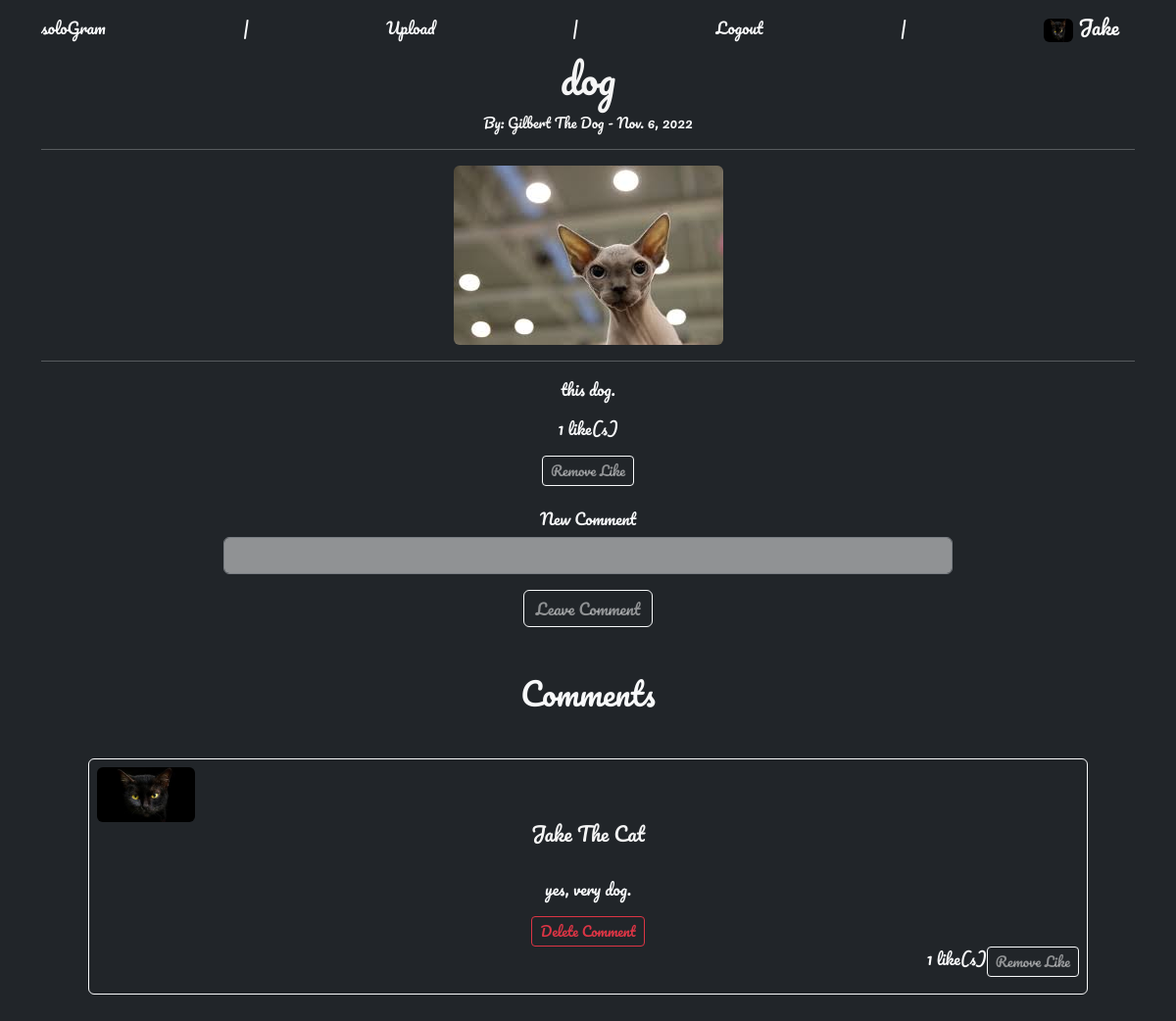
Page /post/4 (signed in) on the committed database.
### theFeed/models.py (models this page shows, shortened)
class Profile(models.Model):
    user = models.OneToOneField(User, null=True, on_delete=models.CASCADE, related_name='profile')
    about_me = models.TextField(null=True)
    profile_pic = models.ImageField(null=True, blank=False, upload_to='images/', default='static\img\missing_avatar.png')
    created_at = models.DateTimeField(auto_now_add=True)
    updated_at = models.DateTimeField(auto_now=True)

class Post(models.Model):
    title = models.CharField(max_length=256, null=False, blank=False)
    album = models.ForeignKey(Album, null=True, on_delete=models.SET_NULL, related_name='posts')
    description = models.TextField()
    file = models.ImageField(null=True, blank=False, upload_to='images/')
    author = models.ForeignKey(User, on_delete=models.CASCADE, related_name='post')
    likes = models.ManyToManyField(User, related_name='post_likes')
    posted_on = models.DateField(auto_now_add=True)
    created_at = models.DateTimeField(auto_now_add=True)
    updated_at = models.DateTimeField(auto_now=True)
    class Meta:
        ordering = ('-created_at',)
    def likes_count(self):
        return self.likes.count()

class Comment(models.Model):
    post = models.ForeignKey(Post, on_delete=models.CASCADE, related_name='comments')
    author = models.ForeignKey(User, on_delete=models.CASCADE, related_name='comment')
    body = models.TextField()
    likes = models. ManyToManyField(User, related_name='comment_likes')
    posted_on = models.DateField(auto_now_add=True)
    created_at = models.DateTimeField(auto_now_add=True)
    updated_at = models.DateTimeField(auto_now=True)
    def likes_count(self):
        return self.likes.count()

### theFeed/views.py (the view)
# urls.py: path('post/<pk>', PostDetailView.as_view(), name='post-details'),
class PostDetailView(DetailView, CreateView):
    model = Post
    form_class = CommentForm
    template_name = 'post_details.html'

### theFeed/forms.py
class CommentForm(forms.ModelForm):
    class Meta:
        model = Comment
        fields = ('body', 'author', 'post')
        widgets = {
            'body': forms.TextInput(attrs=({'class': 'form-control', 'style': 'opacity: .5; max-width: 66.6%; margin: auto;'})),
            'author': forms.TextInput(attrs=({'class': 'form-control','value': '', 'id': 'user', 'type': 'hidden'})),
            'post': forms.TextInput(attrs=({'class': 'form-control','value': '', 'id': 'postcomment', 'type': 'hidden'})),
        }
        labels = {
            'body': ''
        }

### theFeed/Templates/post_details.html (shortened to what this page needs)
{% extends 'base.html' %}
{% block content %}
{% if user.is_authenticated %}
    <h1 style="animation: pulse 5s infinite alternate; font-family: 'Pacifico'; text-decoration: none; color: whitesmoke;">{{ post.title }}</h1>
    <small>By: <a href="{% url 'profile' post.author.id %}" style="animation: flicker 2.3s infinite alternate; font-family: 'Pacifico'; text-decoration: none; color: whitesmoke;">{{ post.author.first_name }} {{ post.author.last_name }}</a> - {{ post.posted_on }}
    </small> <hr>
    <img style="max-width:100%;" class="rounded" src="{{ post.file.url }}" alt="post image"> <hr>
    <p>{{ post.description|safe }}</p>
    <p>{{ post.likes_count }} like(s)</p>
    <div class="d-flex justify-content-center">
        {% if request.user in post.likes.all %}
        <form action="{% url 'like_remove' post.pk %}" method="POST">
            <button class="btn btn-outline-light text-white-50 btn-sm" type="submit" name="post_id" value="{{ post.id }}">Remove Like</button>
        </form>
            {% else %}
        <form action="{% url 'like' post.pk %}" method="POST">
            {% csrf_token %}
            <button class="btn btn-outline-light text-white-50 btn-sm" type="submit" name="post_id" value="{{ post.id }}">Like</button>
            </form>
            {% endif %}
    </div>
    <br>
    <h6>New Comment</h6>
    <div class="">
        <div class="form-group">
            <form method="POST" enctype="multipart/form-data">
                {{ form.as_p }}
                <button class="btn btn-outline-light text-white-50">Leave Comment</button>
            </form>
        </div>
    </div><br><br>
    <h2 style="animation: redflicker 2.3s infinite alternate; font-family: 'Pacifico';">Comments</h2>
    {% for comment in post.comments.all %}
    <div class="d-flex flex-column media border border-light m-5 p-2 rounded">
        {% if user.profile %}
        <a href="{% url 'profile' comment.author.id %}"><img class="d-flex align-self-start mr-3 rounded" src="{{ MEDIA_URL }}{{ comment.author.profile.profile_pic.url }}" alt="profile picture" style="width: 100px; height: auto;"></a>
        {% endif %}
        <div class="d-flex flex-fill flex-column text-center media-body">
            <a  style="animation: pulse 2.3s infinite alternate; font-family: 'Pacifico'; text-decoration: none; color: whitesmoke;" href="{% url 'profile' comment.author.id %}"><h5 class="mt-0">{{ comment.author.first_name }} {{ comment.author.last_name }}</h5></a><br>
            <p>{{ comment.body }}</p>
            {% if request.user.id == comment.author.id %}
            <form action="{% url 'remove_comment' comment.pk %}" method="POST">
                <button class="btn btn-outline-danger btn-sm" type="submit" name="comment_id" value="{{ comment.id }}">Delete Comment</button>
            </form>
            {% endif %}
        </div>
        <div class="d-flex justify-content-end">
            <p>{{ comment.likes_count }} like(s)</p>
            {% if request.user in comment.likes.all %}
            <form action="{% url 'comment_like_remove' comment.pk %}" method="POST">
                <button class="btn btn-outline-light btn-sm text-white-50" type="submit" name="comment_id" value="{{ comment.id }}">Remove Like</button>
            </form>
            {% else %}
            <form class="d-flex justify-content-end" action="{% url 'comment_like' comment.pk %}" method="POST">
                {% csrf_token %}
                <button class="btn btn-outline-light btn-sm text-white-50" type="submit" name="comment_id" value="{{ comment.id }}">Like</button>
            </form>
            {% endif %}
        </div>
    </div>
    {% endfor %}
    {% endif %}
{% endblock %}

### theFeed/Templates/base.html (shortened to what this page needs)
<!doctype html>
<html lang="en">
<head>
        {% load static %}
    <link href="https://cdn.jsdelivr.net/npm/bootstrap@5.2.0-beta1/dist/css/bootstrap.min.css" rel="stylesheet">
</head>
<body class="text-light text-center bg-dark" style="min-height: 1000px; font-family: 'Pacifico';">
    <nav class="navbar bg-transparent text-light">
        <div class="container">
            {% if user.is_authenticated %}
                <a style="animation: flicker 5.9s infinite alternate; font-family: 'Pacifico';" class="nav-link" href="{% url 'home' %}">soloGram</a> |
                <a style="animation: pulse 1.2s infinite alternate; font-family: 'Pacifico';" class="nav-link" href="{% url 'upload' %}">Upload</a> |
                <a style="animation: redflicker 1.9s infinite alternate; font-family: 'Pacifico';" class="nav-link" href="{% url 'logout' %}" >Logout</a> |
                <a style="animation: pulse 1.9s infinite alternate; font-family: 'Pacifico'; color: white;" class="navbar-brand" href="{% url 'profile' request.user.id %}">
                {% if request.user.profile.profile_pic %}
                    <img class="rounded" src="{{ MEDIA_URL }}{{ request.user.profile.profile_pic.url }}" alt="" width="30" height="24">  {{ request.user.first_name }}</a>
                {% else %}
                    <a id="nava" style="animation: pulse 1.2s infinite alternate; font-family: 'Pacifico';" class="nav-link" href="{% url 'profile' request.user.id %}">  {{ request.user.first_name }}</a>
                {% endif %}
            {% else %}
            <a id="nava" style="animation: redflicker 1.5s infinite alternate; font-family: 'Pacifico';" class="nav-link" href="{% url 'login' %}">soloGram</a>
            {% endif %}
        </div>
    </nav>
    <div class="container">
    {% block content %}
    {% endblock %}
    </div>
    <br>
</body>
</html>

### theFeed/Templates/base.html (style rules this page uses)
a { position: relative; top: 0; transition: top ease 0.5s; }

### rows in the picture
Post: title "dog", author.first_name "Gilbert", author.last_name "The Dog", posted_on "Nov. 6, 2022", file (picture), description "this dog.", likes_count "1"
Comment: author.profile.profile_pic (picture), author.first_name "Jake", author.last_name "The Cat", body "yes, very dog.", likes_count "1"

### other values in the picture
{{ request.user.first_name }} "Jake"
